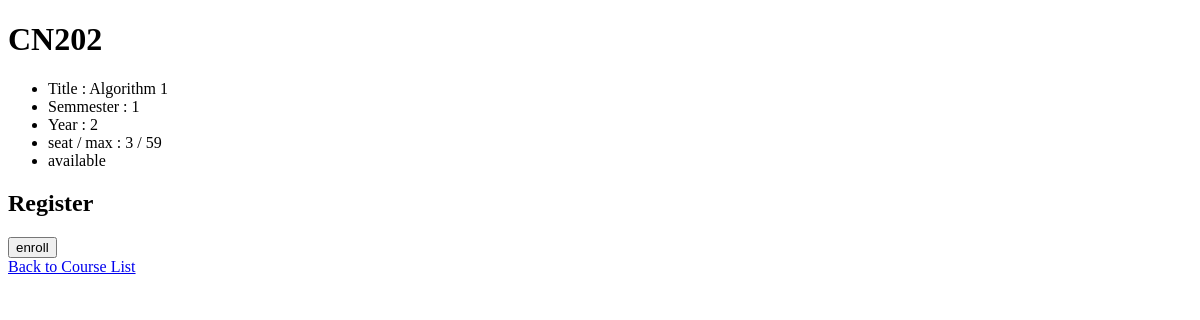
The app's page /courses/2/, older data.
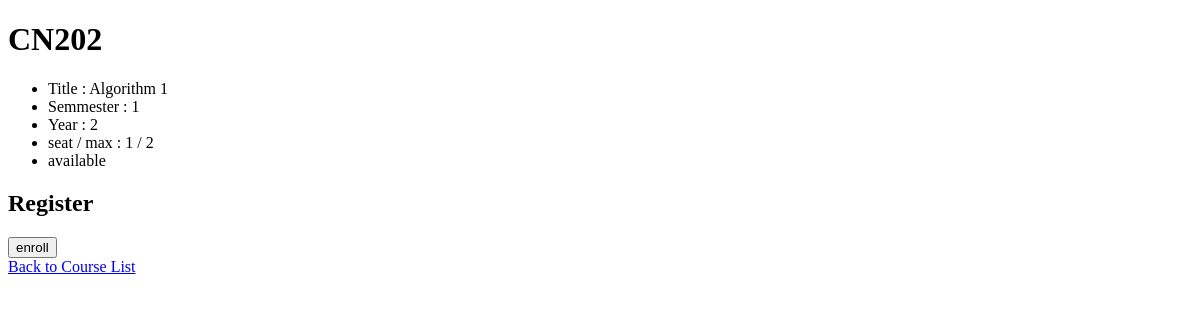
The same page, newer data.
### courses/models.py (models this page shows, shortened)
class Course(models.Model):
    c_id = models.CharField(max_length=5, unique=True, default="CN000")
    title = models.CharField(max_length=64, null=True, blank=True)
    semmester = models.IntegerField(null=True, blank=True)
    year = models.IntegerField(null=True, blank=True)
    seat_count = models.IntegerField(default=0, null=True, blank=True)
    max_seat = models.IntegerField(null=True, blank=True)
    quota = models.BooleanField(default=True)
    attend = models.ManyToManyField(User, blank=True)

### courses/views.py (the view)
# urls.py: path("<int:id>/",views.course, name="course"),
def course(request, id):
    course = Course.objects.get(pk=id)
    User = get_user_model()
    users = User.objects.all()
    course.seat_count = course.attend.count()
    if course.max_seat <= course.seat_count:
        course.quota = False
    course.save()
    return render(request, "courses/course.html", {
        "course": course,
        "User" : users
    })

### courses/templates/courses/course.html (shortened to what this page needs)
{% extends "courses/layout.html" %}
{% block body %}
<h1>{{ course.c_id }}</h1>
<ul>
    <li>Title : {{ course.title }}</li>
    <li>Semmester : {{ course.semmester }}</li>
    <li>Year : {{ course.year }}</li>
    <li>seat / max : {{ course.seat_count }} / {{ course.max_seat }}</li>
    {% if course.quota %}
    <li> available</li>
    {% else %}
    <li> unavailable</li>
    {% endif %}
</ul>
{% if course.quota  %}
<h2>Register</h2>
<form action="{% url 'book' course.id %}" method="POST">
    <input type="submit" value="enroll">
</form>
<a href="{% url 'c_index' %}">Back to Course List</a>
{% endif %}
{% endblock %}

Row changes from the older to the newer data that the page shows:
changed Course "CN202": seat_count "3" → "1"; max_seat "59" → "2"
